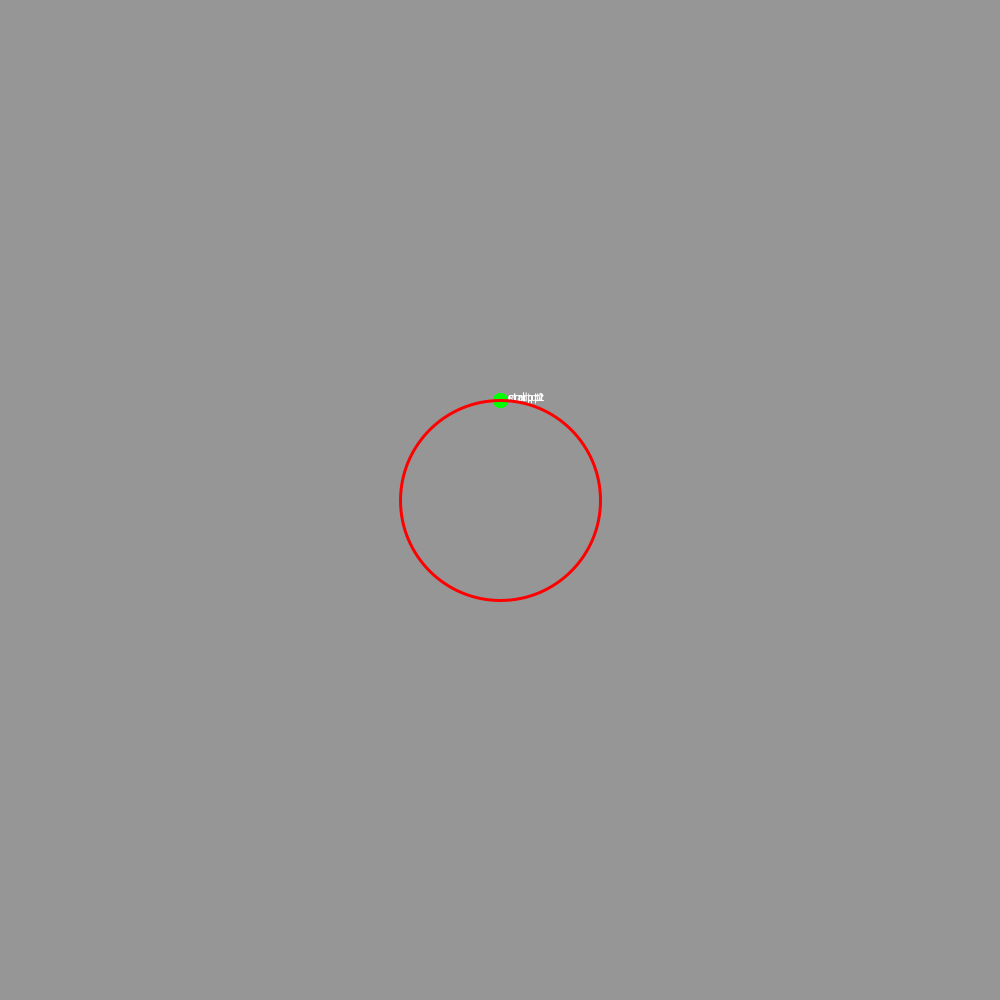
Frame 1 (no input)
Frame 60 (the mouse pressed at the canvas centre just before this capture): identical to frame 1, image omitted
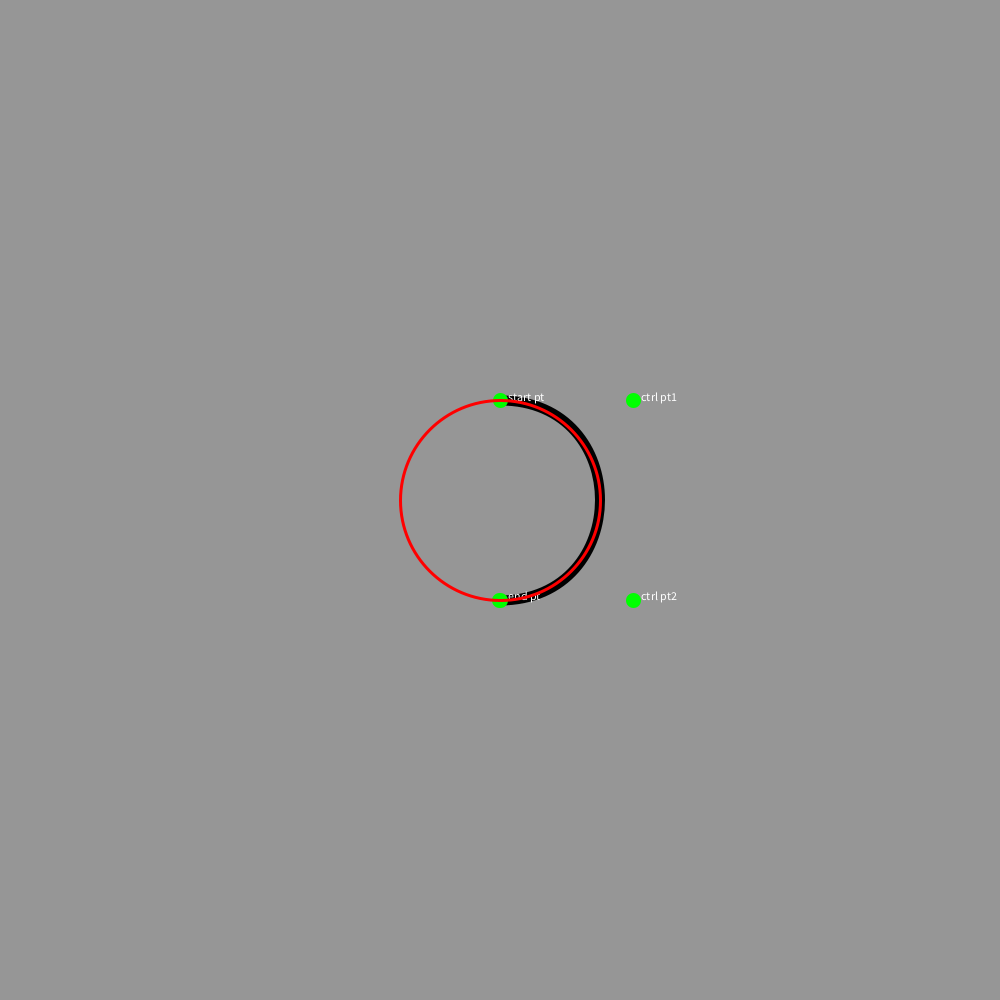
Frame 120 (the mouse held since frame 60 and released just before this capture)

The Processing sketch that drew these frames (run headless with seeded random() and noise(); from frame 60 on, the mouse is pressed at the canvas centre):

// Processing sketch: bezier_arc_aproximantion_mentecode
// ── bezier_arc_aproximantion_mentecode.pde
// MenteCode: making a section of a circle with a bezier curve
// http://forum.processing.org/two/discussion/1797/how-to-use-bezier-curve-to-approximate-one-quarter-of-a-circle#Item_3
float angle = 90; //Change this value for angle of bezier
float radius = 100;
 
CircleByBezier bcurve;
 
void setup() {
  size(1000, 1000);  
  bcurve = new CircleByBezier();  
}
 
void draw() {
  background(150);
 
  translate(width/2, height/2);
  noFill();
 
  angle = map(mouseX, 0,width, 0,360);
  bcurve.update(angle, radius);
  bcurve.display();
 
  // curve fit check reference
  ellipseMode(CENTER);
  stroke(255, 0, 0);
  strokeWeight(3);
  ellipse(0, 0, radius*2, radius*2);
 
}
 
class CircleByBezier{
  float angle, radius, lnth;
  PVector pStart, pCtrl1, pCtrl2, pEnd;
 
  void update (float _angle, float _radius) {
    angle = _angle;
    radius = _radius;
    lnth = 4 * tan(radians(angle/4))/3; 
 
    pStart = new PVector(0, -radius);
    pCtrl1 = new PVector(radius * lnth, -radius);
    pCtrl2 = new PVector(-radius * lnth, -radius);
    pEnd   = new PVector(0, -radius);
 
    pCtrl2.rotate(radians(angle)); 
    pEnd.rotate(radians(angle)); 
  }
 
  void display () {
    stroke(0);
    strokeWeight(10);  
    bezier(pStart.x, pStart.y,
           pCtrl1.x, pCtrl1.y, 
           pCtrl2.x, pCtrl2.y, 
           pEnd.x,   pEnd.y);
 
    stroke(0,255,0);
    strokeWeight(15);
    point(pStart.x, pStart.y);
    text("start pt", pStart.x+8, pStart.y);
    point(pCtrl1.x, pCtrl1.y);
    text("ctrl pt1", pCtrl1.x+8, pCtrl1.y);
    point(pCtrl2.x, pCtrl2.y);
    text("ctrl pt2", pCtrl2.x+8, pCtrl2.y);
    point(pEnd.x, pEnd.y);  
    text("end pt", pEnd.x+8, pEnd.y); 
  }
}
